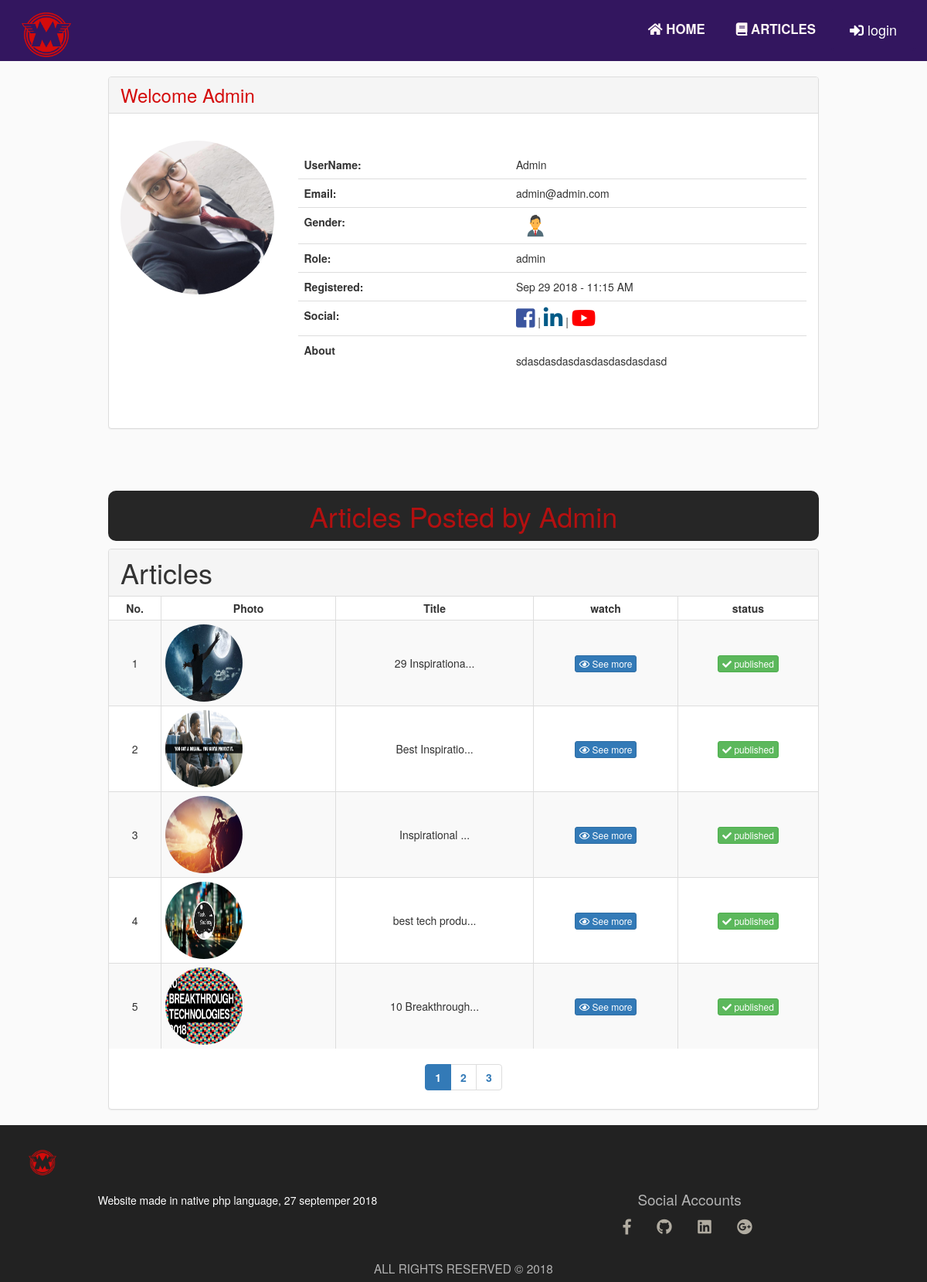
Screenshot of /profile.php?userId=1 with the database file from the repository.
### tables this page shows
CREATE TABLE `users` (
  `user_id` int(11) NOT NULL,
  `username` varchar(255) NOT NULL,
  `email` varchar(255) NOT NULL,
  `password` varchar(255) NOT NULL,
  `gender` varchar(255) NOT NULL,
  `profile_photo` varchar(255) NOT NULL,
  `about_user` text NOT NULL,
  `facebook` varchar(255) NOT NULL,
  `linkdin` varchar(255) NOT NULL,
  `youtube` varchar(255) NOT NULL,
  `role` varchar(255) NOT NULL DEFAULT 'writer',
  `statusUser` varchar(255) NOT NULL DEFAULT 'safe',
  `reg_date` timestamp NULL DEFAULT CURRENT_TIMESTAMP
);

CREATE TABLE `posts` (
  `post_id` int(11) NOT NULL,
  `title` varchar(255) NOT NULL,
  `post` longtext NOT NULL,
  `category_id` varchar(255) NOT NULL,
  `image` varchar(255) NOT NULL,
  `author_id` int(11) NOT NULL,
  `status` varchar(255) NOT NULL DEFAULT 'draft',
  `post_date` timestamp(6) NOT NULL DEFAULT CURRENT_TIMESTAMP(6)
);

### profile.php (the view, shortened to what this page needs)
<?php
include_once("include/header.php");
if (isset($_GET['userId'])) {
 $id = (int)$_GET['userId'];
$user_info = mysqli_query($connect,"SELECT * FROM `users` WHERE `user_id` = '$id'");
 $user = mysqli_fetch_assoc($user_info);
}
?>
<section class="container" >
        <div class="col-xs-12 col-sm-12 col-md-12 col-lg-10 col-xs-offset-0 col-sm-offset-0 col-md-offset-3 col-lg-offset-1 toppad" >
          <div class="panel panel-default">
            <div class="panel-heading">
              <h3 class="panel-title"><b class="h3" style="color: #d40b0b;">Welcome <?php echo ucwords($user['username']);?></b> </h3>
            </div>
            <div class="panel-body">
              <div class="row">
                <div class="col-md-3 col-lg-3 " align="center">
                  <img alt="<?php echo $user['username'];?>" src="<?php echo $user['profile_photo'];?>" class="img-circle img-responsive" style="width: 199px; max-width: 199px; height: 199px; max-height: 199px;"> </div>
                <div class=" col-md-9 col-lg-9 table-responsive">
                  <table class="table table-user-information">
                    <tbody>
                      <tr>
                          <td><b>UserName:</b></td>
                          <td><?php echo strip_tags(ucwords($user['username']));?></td>
                      </tr>
                      <tr>
                          <td><b>Email:</b></td>
                          <td><?php echo $user['email'];?></td>
                      </tr>
                      <tr>
                          <td><b>Gender:</b></td>
                          <td><?php echo ($user['gender'] == 'male'? '<img src="img/gender/male.png" style="width: 50px; height:30px;" class="img-responsive">':'<img src="img/gender/female.png" style="width: 30px; height:30px;" class="img-responsive">');?></td>
                      </tr>
                      <tr>
                        <td><b>Role:</b></td>
                        <td><?php echo $user['role'];?></td>
                      </tr>
                      <td><b>Registered:</b></td>
                        <td><?php echo date('M j Y - g:i A',strtotime($user['reg_date'])); ?></td>
                        <tr>
                        <td><b>Social:</b></td>
                        <td>
                          <a href="<?php echo $user['facebook'];?>" style="color:#3b559f;" target="_blank"><i class="fab fa-facebook-square fa-2x"></i></a> |
                          <a href="<?php echo $user['linkdin'];?>" style="color:#005a87; " target="_blank"><i class="fab fa-linkedin-in fa-2x"></i></a> |
                          <a href="<?php echo $user['youtube'];?>" style="color:#ff0000; " target="_blank"><i class="fab fa-youtube fa-2x"></i></a>
                        </td>
                      </tr>
                        <td><b>About</b></td>
                        <td class="col-md-7"> <p><?php echo $user['about_user'];?></p>
                        </td>
                    </tbody>
                  </table>
                </div>
              </div>
            </div>
          </div>
          <br><br>
            <div class="text-center">
            <p class="h1" style="background-color: #222222fa; color:#d40b0bcf; border-radius: 10px; padding:13px 0;">
              <?php
              echo (isset($_SESSION['id']) == $user['user_id']? 'Articles You Posted':'Articles Posted by '.ucwords($user['username']).' ');?>
            </p>
              </div>
              <div class="panel panel-default">
                  <div class="panel-heading"><b class="h1">Articles</b></div>
                      <div class="panel-body table-responsive" style="padding: 0px; margin-top: -12px;">
               <table  class="table table-condensed table-hover table-striped table-bordered ">
                      <thead>
                          <tr class="default">
                              <th>No.</th>
                              <th>Photo</th>
                              <th>Title</th>
                              <th>watch</th>
                              <th>status</th>
                          </tr>
                      </thead>
                      <tbody>
            <?php
            $per_page = 5;
            if (!isset($_GET['page'])) {
              $page = 1;
            }else{
              $page = (int)$_GET['page'];
            }
            $start = ($page - 1) * $per_page;
              $getPosts = mysqli_query($connect,"SELECT * FROM `posts`
                                                    WHERE
                                                      `author_id` = '$user[user_id]'
                                                      ORDER BY
                                                              `post_id`
                                                              DESC
                                                              LIMIT $start , $per_page
                                                       ");
              $num = 1;
              while($post = mysqli_fetch_assoc($getPosts)){
            ?>
                        <tr>
                            <td ><?php echo $num;?></td>
                            <td><img src="<?php echo $post['image'];?>" class="img-responsive img-circle"
                              style="width: 100px; height: 100px;">
                            </td>
                            <td><?php echo (strlen($post['title']) > 15 ? substr($post['title'],0, 15) . '...' : $post['title']);?></td>
                           <td><a href="article.php?id=<?php echo $post['post_id'];?>" class="btn btn-primary btn-xs">   <i class="far fa-eye"></i> See more</a>
                           </td>
            <?php if($post['status'] == 'draft'){?>
                           <td>
                             <a class="btn btn-info btn-xs"><i class="fas fa-thumbtack"></i> Pending</a>
                           </td>
            <?php }else{?>
                           <td>
                            <a  class="btn btn-success btn-xs"><i class="fas fa-check"></i> published</a>
                           </td>
            <?php } ?>
                        </tr>
              <?php $num++; } ?>
                      </tbody>
               </table>
<?php
    $sql_page = mysqli_query($connect,"SELECT * FROM `posts` WHERE `author_id` = '$id' ");
    $count    = mysqli_num_rows($sql_page);
    $post     = mysqli_fetch_assoc($sql_page);
    $total    = ceil($count / $per_page);
?>
                 <nav  class="text-center">
                        <ul class="pagination">
                          <?php
                            for($i = 1; $i <= $total; $i++){
                               echo '<li '.($page == $i ?'class="active"':'').'><a href="profile.php?userId='.$post['author_id'].'&page= '.$i.'" > '.$i.'</a></li>';
                               } ?>
                        </ul>
                    </nav>
      </div>
    </div>
        </div>
</section>
<?php
include_once("include/footer.php");
?>

### css/style.css (style rules this page uses)
ol, ul { list-style: none }
table { border-collapse: collapse; border-spacing: 0 }
* { margin: 0; padding: 0 }
* { outline: none }
.row:after { content: "."; display: block; clear: both; visibility: hidden; line-height: 0; height: 0 }
a { color: #043189; text-decoration: none; cursor: pointer; cursor: hand }
a:not(.slide), span:not(.slide) { -webkit-transition-duration: .1s; -webkit-transition-property: color, background-color, opacity, outline; -moz-transition-duration: .1s; -moz-transition-property: color, background-color, opacity, outline; transition-duration: .1s; transition-property: color, background-color, opacity, outline }
h1, h2, h3, h4, h5, h6 { line-height: 1em; margin: .6em 0 }
h1:first-child, h2:first-child, h3:first-child, h4:first-child, h5:first-child, h6:first-child { margin-top: 0 }
h3 { font-size: 135% }
p, ul, ol, table { line-height: 1.6em; margin: .9em 0 }
ul, ol { margin-left: 2em }
ul { list-style-type: square }
html { height: 100% }
body { height: 100%; background: #fff }
.row { margin-top: 20px; margin-bottom: 20px }
nav ul { margin: 0; list-style: none }
nav li, nav a { display: block }
nav a { line-height: normal; white-space: nowrap; font-weight: 700 }
.table-user-information > tbody > tr { border-top: 1px solid rgb(221, 221, 221); }
.table-user-information > tbody > tr:first-child { border-top: 0; }
.table-user-information > tbody > tr > td { border-top: 0; }
.toppad { margin-top:20px; }
.table-bordered>tbody>tr>td, .table-bordered>tbody>tr>th, .table-bordered>tfoot>tr>td, .table-bordered>tfoot>tr>th, .table-bordered>thead>tr>td, .table-bordered>thead>tr>th { text-align: center; vertical-align: middle; }
tr { transition: all 0.5s; }
body { background: #fafafa; }

### rows the page displays
users: username "Admin", profile_photo (picture), email "admin@admin.com", role "admin", reg_date "Sep 29 2018 - 11:15 AM", about_user "sdasdasdasdasdasdasdasdasd"
posts: image (picture), title "29 Inspirationa", status "published"
posts: image (picture), title "Best Inspiratio", status "published"
posts: image (picture), title "Inspirational", status "published"
posts: image (picture), title "best tech produ", status "published"
posts: image (picture), title "10 Breakthrough", status "published"
